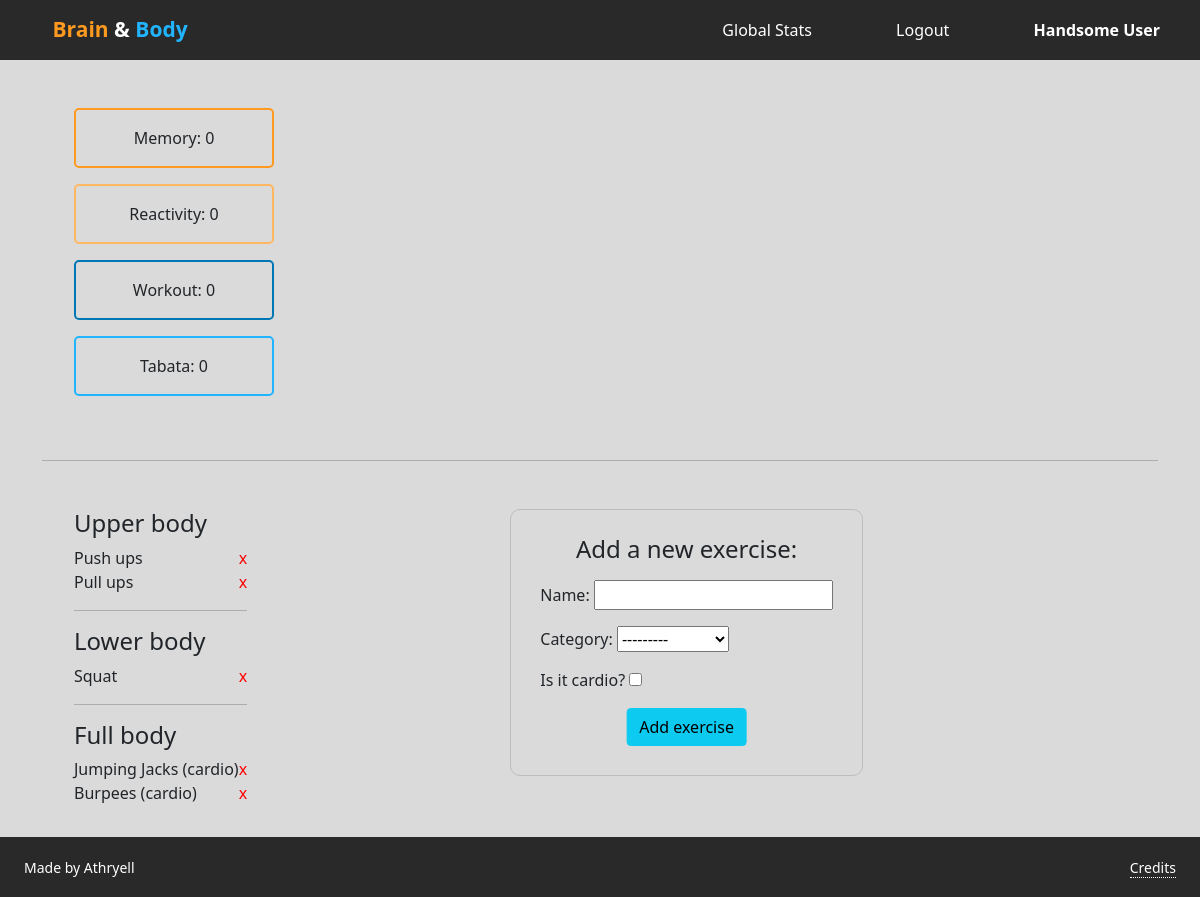
Page /profile/ale (signed in) on the committed database.
### users/models.py (models this page shows, shortened)
class UserPoints(models.Model):
    user = models.OneToOneField(User, on_delete=models.CASCADE, related_name="points")
    points_workout = models.IntegerField(default=0)
    points_tabata = models.IntegerField(default=0)
    points_memory = models.IntegerField(default=0)
    points_speed = models.IntegerField(default=0)
    objects = UserPointsManager()

### body/models.py (models this page shows, shortened)
class Exercise(models.Model):
    CATEGORY_CHOICES = [
        ('Upper Body', 'Upper Body'),
        ('Lower Body', 'Lower Body'),
        ('Full Body', 'Full Body')
    ]
    name = models.CharField(max_length=32)
    category = models.CharField(max_length=16, choices=CATEGORY_CHOICES)
    isCardio = models.BooleanField(default=False)
    added_by = models.ForeignKey(User, on_delete=models.CASCADE, related_name="exercises", null=True)
    objects = ExercisesManager()

### brain_and_body/views.py (the view)
# urls.py: path('profile/<str:username>', views.profile, name="profile")
@login_required
def profile(request, username):
    stats = request.user.points
    exercises = list(Exercise.objects.filter(added_by=request.user))
    form = ExerciseForm
    return render(request, 'brain_and_body/profile.html', {
        'stats': stats,
        'exercises': exercises,
        'form': form
    })

### brain_and_body/templates/brain_and_body/profile.html (shortened to what this page needs)
{% extends "brain_and_body/base.html" %}
{% load static %}
{% block link %} <link href="{% static 'brain_and_body/profile.css'%}" rel="stylesheet"> {% endblock %}
{% block body %}
    <div class="profile-container">
        <div class="stats-container">
            <p class='p-m'>Memory: {{ stats.points_memory }}</p>
            <p class='p-s'>Reactivity: {{ stats.points_speed }}</p>
            <p class='p-w'>Workout: {{ stats.points_workout }}</p>
            <p class='p-t'>Tabata: {{ stats.points_tabata }}</p>
        </div>
        <div class='svg-container'>
            <svg></svg>
        </div>
    </div>
    <hr>
    <div class="exercises-container">
        <div>
            <h4> Upper body </h4>
            {% for e in exercises %}
                {% if e.category == 'Upper Body' %}
                    <div>
                        <p>{{ e.name }} {% if e.isCardio %}(cardio){% endif %}</p>
                        <span data-id="{{ e.id }}">x</span>
                    </div>
                {% endif %}
            {% endfor %}
            <hr>
            <h4> Lower body </h4>
            {% for e in exercises %}
                {% if e.category == 'Lower Body' %}
                    <div>
                        <p>{{ e.name }} {% if e.isCardio %}(cardio){% endif %}</p>
                        <span data-id="{{ e.id }}">x</span>
                    </div>
                {% endif %}
            {% endfor %}
            <hr>
            <h4> Full body </h4>
            {% for e in exercises %}
                {% if e.category == 'Full Body' %}
                    <div>
                        <p>{{ e.name }} {% if e.isCardio %}(cardio){% endif %}</p>
                        <span data-id="{{ e.id }}">x</span>
                    </div>
                {% endif %}
            {% endfor %}
        </div>
        <div class="div-form">
            <form action="{% url 'add_exercise' %}" method="POST">
                <h4 id='add-exercise'> Add a new exercise: </h4>
                {{ form.as_p }}
                <button class='btn btn-info' type="submit">Add exercise</button>
            </form>
        </div>
    </div>
        {% endblock %}

### brain_and_body/templates/brain_and_body/base.html (shortened to what this page needs)
{% load static %}
<!DOCTYPE html>
<html lang="en">
    <head>
        <link href="https://cdn.jsdelivr.net/npm/bootstrap@5.1.3/dist/css/bootstrap.min.css" rel="stylesheet">
        <link href="{% static 'brain_and_body/base.css' %}" rel="stylesheet">
        {% block link %}{% endblock %}
    </head>
    <body>
        <nav>
            <ul>
                <div id="logo">
                    <li>
                        <a href="{% url 'home' %}"><strong>
                            <span id="brain-text">Brain</span>
                            <span id="and-text">&</span>
                            <span id="body-text">Body</span></strong></a>
                    </li>
                </div>
                <div id='responsive-menu'>
                    {% if user.is_authenticated %}
                        <li>
                            <a href="{% url 'global_stats' %}">Global Stats</a>
                        </li>
                        <li>
                            {% if 'profile' in request.path %}
                                <a href="{% url 'logout' %}">Logout</a>
                            {% else %}
                                <a href="{% url 'profile' request.user.username %}">Profile</a>
                            {% endif %}
                        </li>
                        <li>
                            <a href="{% url 'profile' request.user.username %}"><strong>{{ user.username|title }}</strong></a>
                        </li>
                    {% endif %}
                </ul>
        </nav>
        <div id='block-body' class="container content">
            {% block body %}
            {% endblock %}
        </div>
        <footer>
            <nav>
                <ul>
                    <li>
                        <small>Made by Athryell</small>
                    </li>
                    <li>
                        <div class='tooltip-credits'>
                            <small>Credits</small>
                        </div>
                    </li>
                </ul>
            </nav>
        </footer>
    </body>
</html>

### brain_and_body/static/brain_and_body/base.css (style rules this page uses)
html { scroll-behavior: smooth; }
#brain-text { color: #FE9A1F; }
#body-text { color: #21B4FF; }
a { text-decoration: none; margin: 0; padding: 0 1em; color: #fff; }
ul { padding: 0; }
ul li { display: inline-block; padding: 0 1.5em; }
body { background-color: #dadada; position: relative; }
body .content { min-height: calc(100vh - 60px - 30px); }
body nav { height: 60px; background: #292929; }
body nav #responsive-menu { display: inline-block; }
body nav ul { height: 100%; list-style: none; display: flex; justify-content: space-between; vertical-align: middle; }
body nav ul #logo { font-size: 21px; margin: auto 0; }
body nav ul #responsive-menu { margin: auto 0; }
body footer { height: 30px; width: 100%; background-color: #292929; color: #fff; }
body footer ul { margin: 0; display: flex; justify-content: space-between; }
body footer ul li { display: flex; align-items: center; }
.tooltip-credits { position: relative; display: inline-block; }
.tooltip-credits small { border-bottom: 1px dotted white; }

### brain_and_body/static/brain_and_body/profile.css (style rules this page uses)
.profile-container { padding: 2em; display: flex; }
.profile-container .stats-container { text-align: center; min-width: 200px; }
.profile-container .stats-container p { border-radius: 5px; padding: 1em; margin: 1em 0; }
.profile-container .stats-container .p-m { border: 2px solid #FE9A1F; }
.profile-container .stats-container .p-s { border: 2px solid #FFB761; }
.profile-container .stats-container .p-w { border: 2px solid #0077B4; }
.profile-container .stats-container .p-t { border: 2px solid #21B4FF; }
.profile-container .svg-container { min-height: 300px; display: flex; justify-content: center; }
.exercises-container { padding: 2em; display: flex; }
.exercises-container h4 { padding: 0; }
.exercises-container p { display: inline; padding: 0; margin: 0; }
.exercises-container span { float: right; color: red; }
.exercises-container .div-form { margin: 0 auto; }
.exercises-container .div-form form { padding: 13px; margin-bottom: 20px; border: 1px solid #bdbdbd; border-radius: 10px; }
.exercises-container .div-form form h4 { text-align: center; margin-top: 0.5em; }
.exercises-container .div-form form p { display: block; margin: 1em; }
.exercises-container .div-form form button { margin-left: 50%; margin-bottom: 1em; transform: translateX(-50%); }

### rows in the picture
UserPoints: points_memory "0", points_speed "0", points_workout "0", points_tabata "0"
Exercise: name "Push ups"
Exercise: name "Pull ups"
Exercise: name "Squat"
Exercise: name "Jumping Jacks", isCardio "(cardio)"
Exercise: name "Burpees", isCardio "(cardio)"

### other values in the picture
{{ user.username|title }} "Handsome User"
